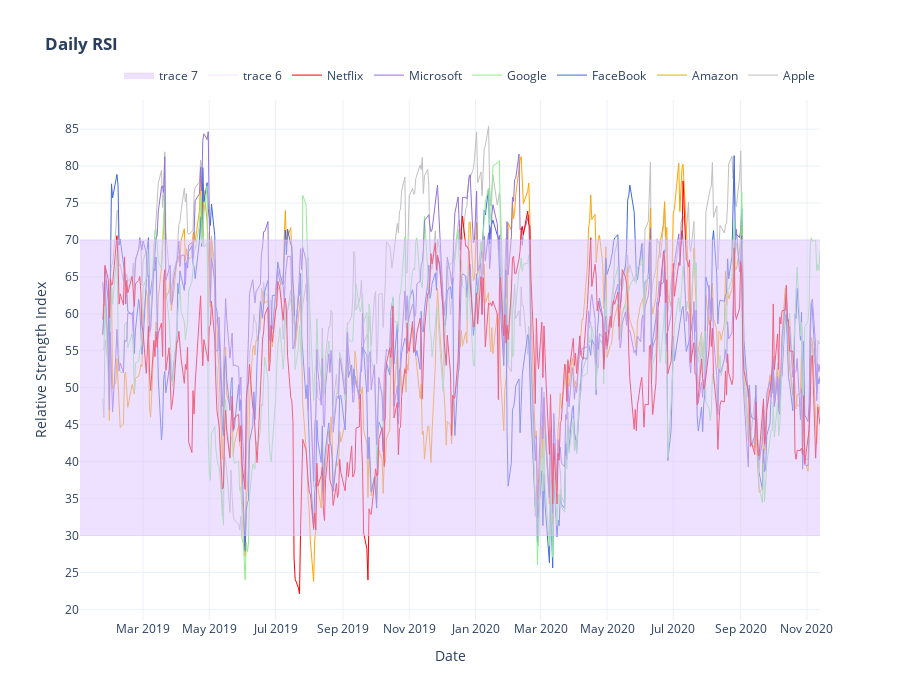

The notebook cell this image was saved under:
### Code cell
# print(close.tail())

#plot
fig = go.Figure()

#create lines/traces
fig.add_trace(go.Scatter(x=close['Date'], y=close['RSI_APPLE'],
                    mode='lines',
                    name='Apple',
                    line=dict(color="Silver", width=1),))
fig.add_trace(go.Scatter(x=close['Date'], y=close['RSI_AMZN'],
                    mode='lines',
                    name='Amazon',
                    line=dict(color="orange", width=1),))
fig.add_trace(go.Scatter(x=close['Date'], y=close['RSI_FB'],
                    mode='lines',
                    name='FaceBook',
                    line=dict(color="royalblue", width=1),))
fig.add_trace(go.Scatter(x=close['Date'], y=close['RSI_GOOGL'],
                    mode='lines',
                    name='Google',
                    line=dict(color="LightGreen", width=1),))
fig.add_trace(go.Scatter(x=close['Date'], y=close['RSI_MSFT'],
                    mode='lines',
                    name='Microsoft',
                    line=dict(color="MediumPurple", width=1),))
fig.add_trace(go.Scatter(x=close['Date'], y=close['RSI_NFLX'],
                    mode='lines',
                    name='Netflix',
                    line=dict(color="Red", width=1),))

fig.add_trace(go.Scatter(x=close['Date'], y=close['high'],
                         fill=None,
                         mode='lines',
                         line=dict(width=0.5, color='rgb(222, 196, 255)')))
fig.add_trace(go.Scatter(x=close['Date'],y=close['low'],
                         fill='tonexty', # fill area between trace0 and trace1
                         mode='lines',
                         line=dict(width=0.5, color='rgb(222, 196, 255)')))

#update axis ticks
fig.update_yaxes(nticks=30,showgrid=True)
fig.update_xaxes(nticks=12,showgrid=True)

#update layout
fig.update_layout(title="<b>Daily RSI</b>"
                 , height = 700
                 , xaxis_title='Date'
                 , yaxis_title='Relative Strength Index'
                 , template = "plotly_white" #['ggplot2', 'seaborn', 'simple_white', 'plotly', 'plotly_white', 'plotly_dark']
                 )

#update legend
fig.update_layout(legend=dict(
    orientation="h",
    yanchor="bottom",
    y=1.02,
    xanchor="right",
    x=1
))

fig.show()

### Figure 1 — Plotly figure (JSON) as saved in the notebook; plotly's stock layout.template omitted (floating-point values rounded to 4 significant figures; data arrays with more than 128 entries replaced by an {"elided": "..."} marker saying what was removed)
{"data": [{"line": {"color": "Silver", "width": 1}, "mode": "lines", "name": "Apple", "type": "scatter", "x": {"elided": "473 str values"}, "y": {"elided": "473 float values"}}, {"line": {"color": "orange", "width": 1}, "mode": "lines", "name": "Amazon", "type": "scatter", "x": {"elided": "473 str values"}, "y": {"elided": "473 float values"}}, {"line": {"color": "royalblue", "width": 1}, "mode": "lines", "name": "FaceBook", "type": "scatter", "x": {"elided": "473 str values"}, "y": {"elided": "473 float values"}}, {"line": {"color": "LightGreen", "width": 1}, "mode": "lines", "name": "Google", "type": "scatter", "x": {"elided": "473 str values"}, "y": {"elided": "473 float values"}}, {"line": {"color": "MediumPurple", "width": 1}, "mode": "lines", "name": "Microsoft", "type": "scatter", "x": {"elided": "473 str values"}, "y": {"elided": "473 float values"}}, {"line": {"color": "Red", "width": 1}, "mode": "lines", "name": "Netflix", "type": "scatter", "x": {"elided": "473 str values"}, "y": {"elided": "473 float values"}}, {"line": {"color": "rgb(222, 196, 255)", "width": 0.5}, "mode": "lines", "type": "scatter", "x": {"elided": "473 str values"}, "y": {"elided": "473 int values"}}, {"fill": "tonexty", "line": {"color": "rgb(222, 196, 255)", "width": 0.5}, "mode": "lines", "type": "scatter", "x": {"elided": "473 str values"}, "y": {"elided": "473 int values"}}], "layout": {"height": 700, "legend": {"orientation": "h", "x": 1, "xanchor": "right", "y": 1.02, "yanchor": "bottom"}, "title": {"text": "<b>Daily RSI</b>"}, "xaxis": {"nticks": 12, "showgrid": true, "title": {"text": "Date"}}, "yaxis": {"nticks": 30, "showgrid": true, "title": {"text": "Relative Strength Index"}}}}
